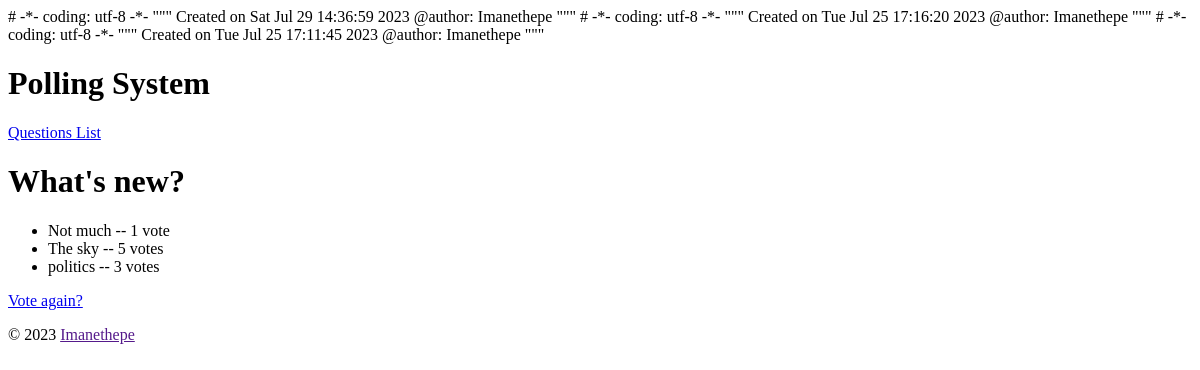
Page /polling/question/1/result on the earlier database version.
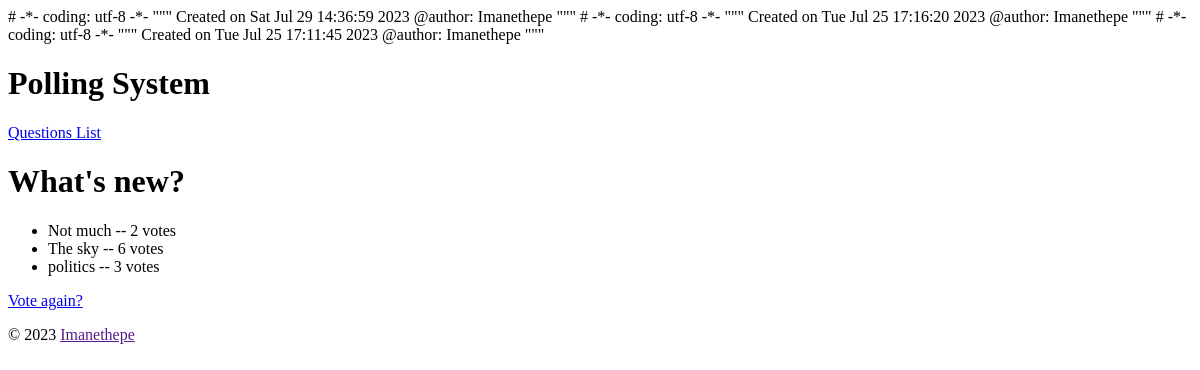
Same page on the later database version.
### polling/models.py (models this page shows, shortened)
class Question(models.Model):
    question_text = models.CharField(max_length=200)
    pub_date = models.DateTimeField('date published')
    def get_vote_url(self):
        return reverse('polling_question_vote',
                       kwargs={'pk': self.pk})

class Choice(models.Model):
    question = models.ForeignKey(Question, on_delete=models.CASCADE)
    choice_text = models.CharField(max_length=200)
    votes = models.IntegerField(default=0)

### polling/views.py (the view)
class QuestionResult(View):
    model = Question
    template_name = 'polling/question_result.html'
    def get(self, request, pk):
        question = get_object_or_404(
            self.model, pub_date__lte=timezone.now(), pk=pk)
        return render(
            request,
            self.template_name,
            {'question': question}
            )

### polling/templates/polling/question_result.html (shortened to what this page needs)
{% extends parent_template|default:"polling/base_polling.html" %}
{% block content %}
  <h1>{{ question.question_text }}</h1>
    <ul>
      {% for choice in question.choice_set.all %}
        <li>{{ choice.choice_text }} -- {{ choice.votes }} vote{{ choice.votes|pluralize }}</li>
      {% endfor %}
    </ul>
<a href="{{question.get_vote_url}}">Vote again?</a>
{% endblock %}

### polling/templates/polling/base_polling.html
# -*- coding: utf-8 -*-
"""
Created on Tue Jul 25 17:16:20 2023
@author: Imanethepe
"""
{% extends parent_template|default:"base.html" %}

### templates/base.html (shortened to what this page needs)
# -*- coding: utf-8 -*-
"""
Created on Tue Jul 25 17:11:45 2023
@author: Imanethepe
"""
 <!DOCTYPE html>
 <html lang="en">
   <head>
   </head>
   <body>
     <div>
       <header>
           <h1>Polling System</h1>
       </header>
       <nav>
           <a href="{% url 'polling_question_list' %}">
             Questions List</a>
       </nav>
       <main>
         {% block content %}{% endblock %}
       </main>
     </div>
     <footer>
       <p>
         &copy; 2023
         <a href="">
           Imanethepe</a>
       </p>
     </footer>
   </body>
 </html>

Differences in the rows shown:
changed Choice "Not much": votes "1" → "2"
changed Choice "The sky": votes "5" → "6"
